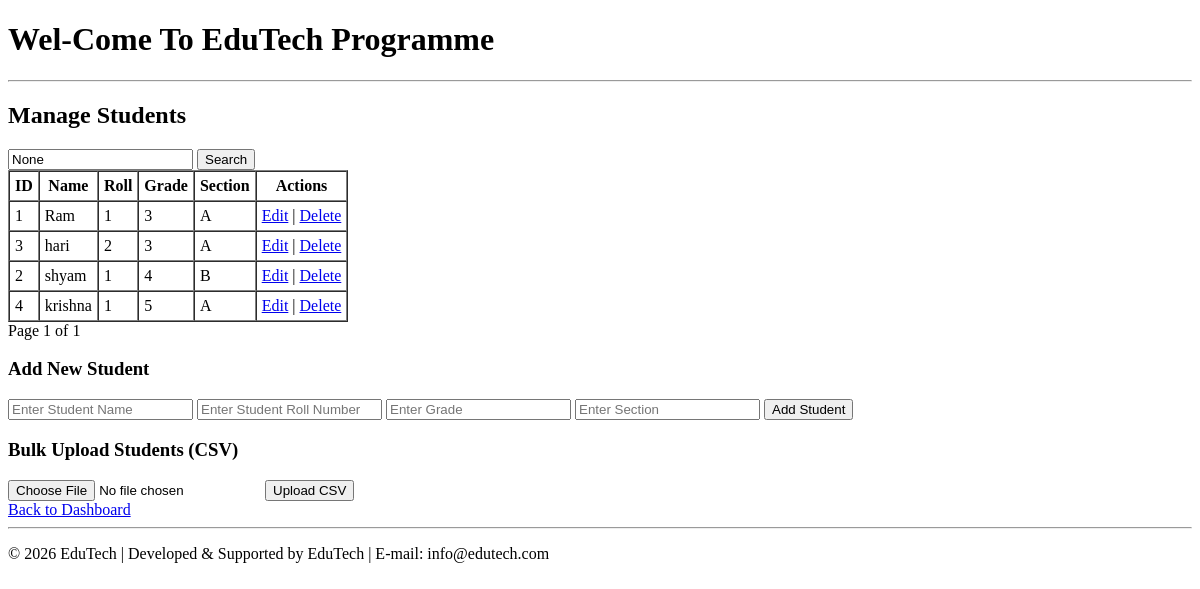
/assessment/manage-students/ (signed in), run on an earlier commit of the app's database.
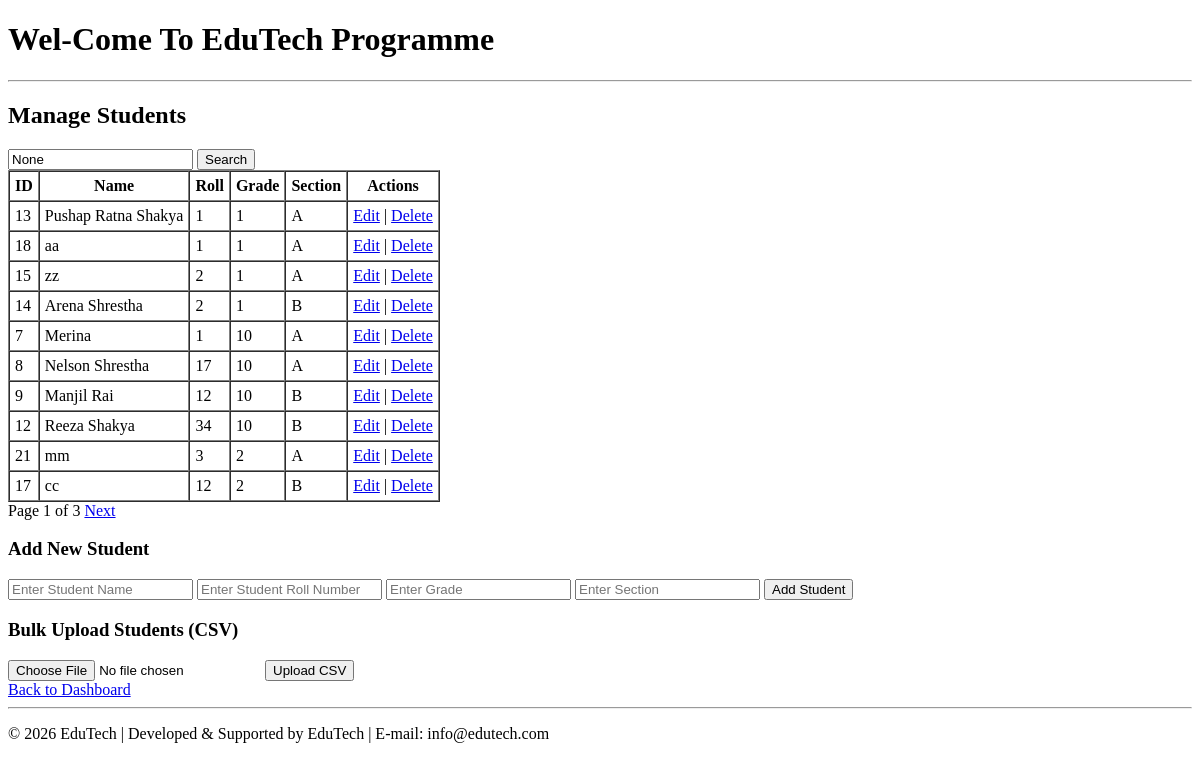
And on a later commit of the database.
### assessment/models.py (models this page shows, shortened)
class Student(models.Model):
    name = models.CharField(max_length=100)
    roll = models.CharField(max_length=2)
    grade = models.CharField(max_length=10)
    sec = models.CharField(max_length=2)

### assessment/views.py (the view, shortened to what this page needs)
# urls.py: path("manage-students/", views.manage_students, name="manage_students"),
@login_required
def manage_students(request):
    profile = Profile.objects.get(user=request.user)
    if profile.role != "Admin":
        return redirect("teacher_dashboard")
    query = request.GET.get("search")
    students_list = Student.objects.all().order_by("grade", "sec", "roll")
    if query:
        students_list = students_list.filter(
            Q(name__icontains=query) | Q(roll__icontains=query) | Q(grade__icontains=query) | Q(sec__icontains=query)
        )
    paginator = Paginator(students_list, 10)  # 20 students per page
    page_number = request.GET.get("page")
    students = paginator.get_page(page_number)
    return render(request, "manage_students.html", {"students": students, "query": query})

### assessment/templates/manage_students.html (shortened to what this page needs)
{% extends "base.html" %}
{% block content %}
<h2>Manage Students</h2>
<form method="get">
  <input type="text" name="search" placeholder="Search by name, roll, grade, or section" value="{{ query }}">
  <button type="submit">Search</button>
</form>
<table border="1" cellpadding="5" cellspacing="0">
  <tr>
    <th>ID</th>
    <th>Name</th>
    <th>Roll</th>
    <th>Grade</th>
    <th>Section</th>
    <th>Actions</th>
  </tr>
  {% for student in students %}
  <tr>
    <td>{{ student.id }}</td>
    <td>{{ student.name }}</td>
    <td>{{ student.roll }}</td>
    <td>{{ student.grade }}</td>
    <td>{{ student.sec }}</td>
    <td>
      <a href="{% url 'edit_student' student.id %}">Edit</a> |
      <a href="{% url 'delete_student' student.id %}" onclick="return confirm('Are you sure you want to delete this student?');">Delete</a>
    </td>
  </tr>
  {% empty %}
  <tr><td colspan="6">No students found.</td></tr>
  {% endfor %}
</table>
<div>
  Page {{ students.number }} of {{ students.paginator.num_pages }}
  {% if students.has_next %}
    <a href="?page={{ students.next_page_number }}{% if query %}&search={{ query }}{% endif %}">Next</a>
  {% endif %}
</div>
<h3>Add New Student</h3>
<form method="post">
  <input type="text" name="name" placeholder="Enter Student Name" required>
  <input type="text" name="roll" placeholder="Enter Student Roll Number" required>
  <input type="text" name="grade" placeholder="Enter Grade" required>
  <input type="text" name="sec" placeholder="Enter Section" required>
  <button type="submit">Add Student</button>
</form>
<h3>Bulk Upload Students (CSV)</h3>
<form method="post" enctype="multipart/form-data">
  <input type="file" name="csv_file" accept=".csv" required>
  <button type="submit" name="upload_csv">Upload CSV</button>
</form>
<a href="{% url 'admin_dashboard' %}">Back to Dashboard</a>
{% endblock %}

What changed in the data, as far as the page shows it:
no longer on this page (row edited): Student: id "1", name "Ram", roll "1", grade "3", sec "A"
no longer on this page (row unchanged): Student: id "3", name "hari", roll "2", grade "3", sec "A"
no longer on this page (row unchanged): Student: id "2", name "shyam", roll "1", grade "4", sec "B"
no longer on this page (row unchanged): Student: id "4", name "krishna", roll "1", grade "5", sec "A"
added Student: id "13", name "Pushap Ratna Shakya", roll "1", grade "1", sec "A"
added Student: id "18", name "aa", roll "1", grade "1", sec "A"
added Student: id "15", name "zz", roll "2", grade "1", sec "A"
added Student: id "14", name "Arena Shrestha", roll "2", grade "1", sec "B"
added Student: id "7", name "Merina", roll "1", grade "10", sec "A"
added Student: id "8", name "Nelson Shrestha", roll "17", grade "10", sec "A"
added Student: id "9", name "Manjil Rai", roll "12", grade "10", sec "B"
added Student: id "12", name "Reeza Shakya", roll "34", grade "10", sec "B"
added Student: id "21", name "mm", roll "3", grade "2", sec "A"
added Student: id "17", name "cc", roll "12", grade "2", sec "B"
Also different on the page:
{{ students.paginator.num_pages }}: "1" → "3"
text now shown: "Next"
